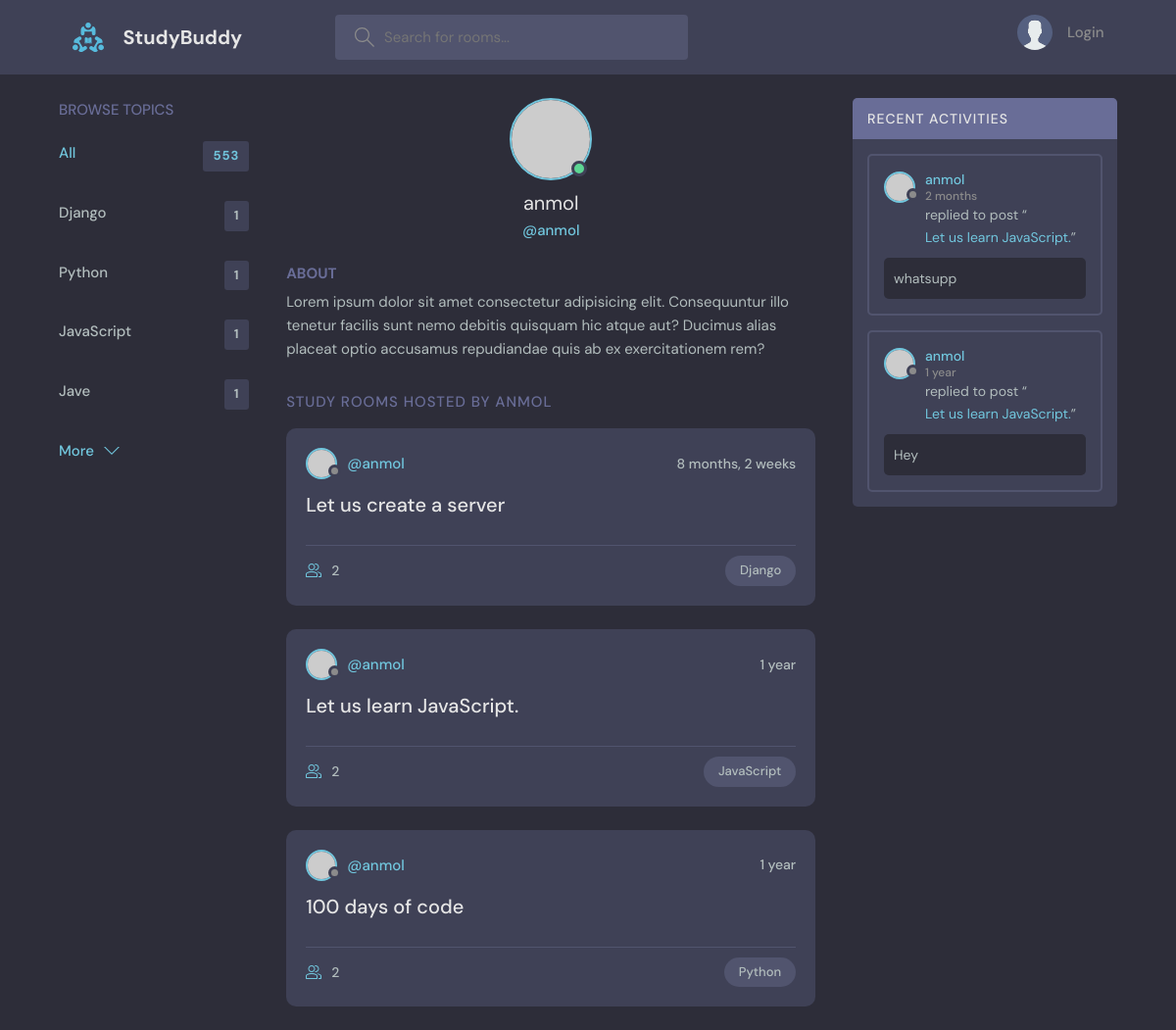
Page /profile/1/ on the committed database.
### base/models.py (models this page shows, shortened)
class Topic(models.Model):
    name = models.CharField(max_length=200)

class Room(models.Model):
    host = models.ForeignKey(User, on_delete=models.SET_NULL, null=True)
    topic = models.ForeignKey(Topic, on_delete=models.SET_NULL, null=True)
    name = models.CharField(max_length=100)
    description = models.TextField(null=True, blank=True)
    participants = models.ManyToManyField(User, related_name='participants', blank=True)
    updated = models.DateTimeField(auto_now=True)
    created = models.DateTimeField(auto_now_add=True)
    class Meta:
        ordering = ['-updated', '-created']

class Message(models.Model):
    user = models.ForeignKey(User, on_delete=models.CASCADE)
    room = models.ForeignKey(Room, on_delete=models.CASCADE)
    body = models.TextField()
    updated = models.DateTimeField(auto_now=True)
    created = models.DateTimeField(auto_now_add=True)
    class Meta:
        ordering = ['-updated', '-created']
    def __str__(self):
        return self.body[0:50]

### base/views.py (the view)
# urls.py: path("profile/<str:pk>/", views.userProfile, name='user-profile'),
def userProfile(request, pk):
    user = User.objects.get(id=pk)
    rooms = user.room_set.all()
    room_messages = user.message_set.all()
    topics = Topic.objects.all()
    context = {'user': user, 'rooms': rooms, 'room_messages': room_messages, 'topics': topics}
    return render(request, 'profile.html', context)

### templates/profile.html (shortened to what this page needs)
{% extends 'main.html' %}
{% block content %}
<main class="profile-page layout layout--3">
  <div class="container">
    {% include 'topic_component.html' %}
    <div class="roomList">
      <div class="profile">
        <div class="profile__avatar">
          <div class="avatar avatar--large active">
            <img src="https://randomuser.me/api/portraits/men/11.jpg" />
          </div>
        </div>
        <div class="profile__info">
          <h3>{{user.username}}</h3>
          <p>@{{user.username}}</p>
        </div>
        <div class="profile__about">
          <h3>About</h3>
          <p>
            Lorem ipsum dolor sit amet consectetur adipisicing elit. Consequuntur illo tenetur
            facilis sunt nemo debitis quisquam hic atque aut? Ducimus alias placeat optio
            accusamus repudiandae quis ab ex exercitationem rem?
          </p>
        </div>
      </div>
      <div class="roomList__header">
        <div>
          <h2>Study Rooms Hosted by {{user.username}}</a>
          </h2>
        </div>
      </div>
      {% include 'feed_component.html' %}
    </div>
    {% include 'activity_component.html' %}
  </div>
</main>
{% endblock content %}

### templates/topic_component.html
<div class="topics">
    <div class="topics__header">
        <h2>Browse Topics</h2>
    </div>
    <ul class="topics__list">
        <li>
            <a href="{% url 'home' %}" class="active">All <span>553</span></a>
        </li>
        {% for topic in topics %}
        <li>
            <a href="{% url 'home' %}?q={{topic.name}}">{{topic.name}} <span>{{topic.room_set.all.count}}</span></a>
        </li>
        {% endfor %}
    </ul>
    <a class="btn btn--link" href="{% url 'topics' %}">
        More
        <svg version="1.1" xmlns="http://www.w3.org/2000/svg" width="32" height="32" viewBox="0 0 32 32">
            <title>chevron-down</title>
            <path d="M16 21l-13-13h-3l16 16 16-16h-3l-13 13z"></path>
        </svg>
    </a>
</div>

### templates/feed_component.html (shortened to what this page needs)
{% for room in rooms %}
<div class="roomListRoom">
    <div class="roomListRoom__header">
      <a href="{% url 'user-profile' room.host.id %}" class="roomListRoom__author">
        <div class="avatar avatar--small">
          <img src="https://randomuser.me/api/portraits/women/11.jpg" />
        </div>
        <span>@{{room.host.username}}</span>
      </a>
      <div class="roomListRoom__actions">
        <span>{{room.created|timesince}}</span>
      </div>
    </div>
    <div class="roomListRoom__content">
      <a href="{% url 'room' room.id %}">{{room.name}}</a>
    </div>
    <div class="roomListRoom__meta">
      <a href="{% url 'room' room.id %}" class="roomListRoom__joined">
        {{room.participants.count}}
      </a>
      <p class="roomListRoom__topic">{{room.topic.name}}</p>
    </div>
  </div>
{% endfor %}

### templates/activity_component.html (shortened to what this page needs)
<div class="activities">
    <div class="activities__header">
      <h2>Recent Activities</h2>
    </div>
    {% for message in room_messages %}
    <div class="activities__box">
      <div class="activities__boxHeader roomListRoom__header">
        <a href="{% url 'user-profile' message.user.id %}" class="roomListRoom__author">
          <div class="avatar avatar--small">
            <img src="https://randomuser.me/api/portraits/women/11.jpg" />
          </div>
          <p>
            {{message.user}}
            <span>{{message.created|timesince}}</span>
          </p>
        </a>
      </div>
      <div class="activities__boxContent">
        <p>replied to post “<a href="{% url 'room' message.room.id %}">{{message.room.name}}</a>”</p>
        <div class="activities__boxRoomContent">
            {{message}}
        </div>
      </div>
    </div>
    {% endfor %}
  </div>

### rows in the picture
Topic: name "Django", room_set.all.count "1"
Topic: name "Python", room_set.all.count "1"
Topic: name "JavaScript", room_set.all.count "1"
Topic: name "Jave", room_set.all.count "1"
Room: host.username "anmol", created "8 months, 2 weeks", name "Let us create a server", participants.count "2", topic.name "Django"
Room: host.username "anmol", created "1 year", name "Let us learn JavaScript.", participants.count "2", topic.name "JavaScript"
Room: host.username "anmol", created "1 year", name "100 days of code", participants.count "2", topic.name "Python"
Message: user "anmol", created "2 months", room.name "Let us learn JavaScript.", body "whatsupp"
Message: user "anmol", created "1 year", room.name "Let us learn JavaScript.", body "Hey"

### other values in the picture
{{ user.username }} "anmol"
{{ user.username }} "ANMOL"
